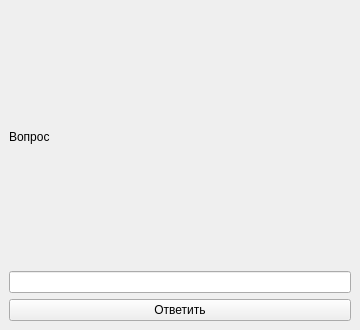
<?xml version="1.0" encoding="UTF-8"?>
<ui version="4.0">
 <class>questionWindow</class>
 <widget class="QMainWindow" name="questionWindow">
  <property name="geometry">
   <rect>
    <x>0</x>
    <y>0</y>
    <width>360</width>
    <height>330</height>
   </rect>
  </property>
  <property name="focusPolicy">
   <enum>Qt::StrongFocus</enum>
  </property>
  <property name="windowTitle">
   <string>Вопрос</string>
  </property>
  <widget class="QWidget" name="centralwidget">
   <layout class="QVBoxLayout" name="verticalLayout">
    <item>
     <widget class="QLabel" name="questionLabel">
      <property name="text">
       <string>Вопрос</string>
      </property>
     </widget>
    </item>
    <item>
     <widget class="QLineEdit" name="answerlineEdit"/>
    </item>
    <item>
     <widget class="QPushButton" name="answerButton">
      <property name="text">
       <string>Ответить</string>
      </property>
     </widget>
    </item>
   </layout>
  </widget>
 </widget>
 <resources/>
 <connections/>
</ui>
